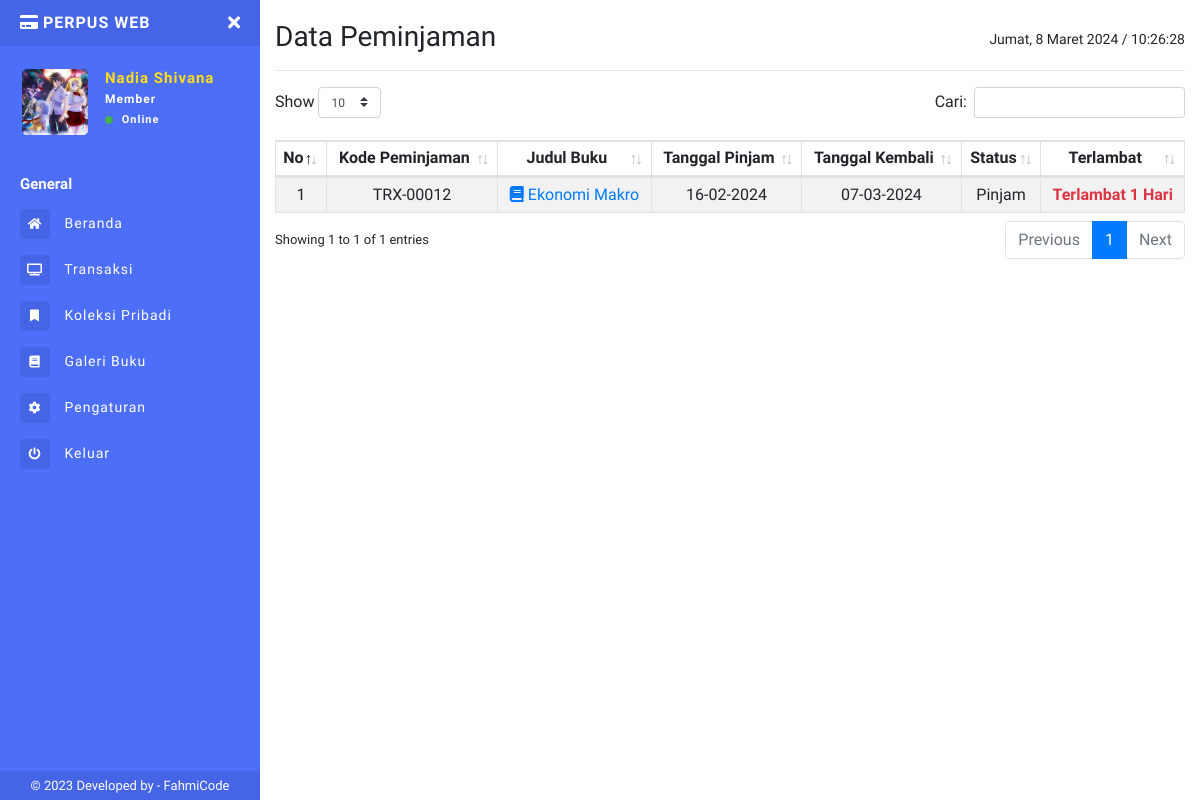
Page /user/data-pinjam.php (signed in) on the committed database.
### tables this page shows
CREATE TABLE `tb_anggota` (
  `id_anggota` char(11) NOT NULL,
  `nisn` varchar(16) NOT NULL,
  `nama` varchar(50) NOT NULL,
  `kelas` varchar(25) NOT NULL,
  `username` varchar(45) NOT NULL,
  `password` varchar(45) NOT NULL,
  `foto` varchar(50) NOT NULL,
  `created_at` timestamp NULL DEFAULT current_timestamp(),
  `updated_at` varchar(40) DEFAULT NULL,
  `status` tinyint(4) NOT NULL
);

CREATE TABLE `tb_peminjaman` (
  `id_peminjaman` char(13) NOT NULL,
  `id_buku` char(15) NOT NULL,
  `id_peminjam` char(15) NOT NULL,
  `tgl_pinjam` varchar(16) DEFAULT NULL,
  `tgl_kembali` varchar(16) DEFAULT NULL,
  `status_buku` enum('Proses','Pinjam','Kembali') NOT NULL,
  `ket` text NOT NULL
);

CREATE TABLE `tb_buku` (
  `id_buku` char(13) NOT NULL,
  `judul` varchar(50) NOT NULL,
  `penulis` varchar(50) NOT NULL,
  `penerbit` varchar(50) NOT NULL,
  `th_terbit` date DEFAULT NULL,
  `id_kategori` int(11) NOT NULL,
  `jumlah_buku` int(11) NOT NULL,
  `lokasi` varchar(25) NOT NULL,
  `gambar` varchar(50) NOT NULL,
  `created_by` int(11) NOT NULL,
  `tgl_input` date DEFAULT NULL
);

### user/data-pinjam.php (the view, shortened to what this page needs)
<?php
include 'sidebar.php';
function terlambat($tgl_dateline, $tgl_kembali)
{
  $tgl_dateline_pcs = explode("-", $tgl_dateline);
  $tgl_dateline_pcs = $tgl_dateline_pcs[2] . "-" . $tgl_dateline_pcs[1] . "-" . $tgl_dateline_pcs[0];
  $tgl_kembali_pcs = explode("-", $tgl_kembali);
  $tgl_kembali_pcs = $tgl_kembali_pcs[2] . "-" . $tgl_kembali_pcs[1] . "-" . $tgl_kembali_pcs[0];
  $selisih = strtotime($tgl_kembali_pcs) - strtotime($tgl_dateline_pcs);
  $selisih = $selisih / 86400;
  if ($selisih >= 1) {
    $hasil_tgl = floor($selisih);
  } else {
    $hasil_tgl = 0;
  }
  return $hasil_tgl;
}
?>
<h1 class="h3 mb-0">
  Data Peminjaman
  <div class="float-right">
    <p id="date_time" style="font-size: 14px; margin-top:11px"></p>
  </div>
</h1>
<hr>
<table class="table table-striped table-sm table-bordered dt-responsive nowrap text-center" id="table" width="100%">
  <thead>
    <tr>
      <th>No</th>
      <th>Kode Peminjaman</th>
      <th>Judul Buku</th>
      <th>Tanggal Pinjam</th>
      <th>Tanggal Kembali</th>
      <th>Status</th>
      <th>Terlambat</th>
    </tr>
  </thead>
  <tbody>
    <?php $no = 1;
    $peminjaman = mysqli_query($conn, "SELECT * FROM tb_peminjaman JOIN tb_buku ON tb_peminjaman.id_buku = tb_buku.id_buku JOIN tb_anggota ON tb_peminjaman.id_peminjam = tb_anggota.id_anggota WHERE tb_peminjaman.status_buku = 'Pinjam' AND tb_peminjaman.id_peminjam = '" . $_COOKIE['id'] . "'");
    while ($data = mysqli_fetch_array($peminjaman)) {
    ?>
      <tr>
        <td><?= $no++; ?></td>
        <td><?= $data['id_peminjaman']; ?></td>
        <td><a href="detail-buku.php?kd_buku=<?= $data['id_buku']; ?>"><span class="fa fa-book"></span> <?php echo $data['judul']; ?></a></td>
        <td><?= $data['tgl_pinjam']; ?></td>
        <td><?= $data['tgl_kembali']; ?></td>
        <td><?= $data['status_buku']; ?></td>
        <?php
        $tgl_dateline = $data['tgl_kembali'];
        $tgl_kembali = date('Y-m-d');
        $lambat = terlambat($tgl_dateline, $tgl_kembali);
        $pinjam = terlambat($tgl_kembali, $tgl_dateline);
        if ($lambat > 0) {
        ?>
          <td class="text-danger"><b>Terlambat <?= $lambat; ?> Hari</b></td>
        <?php } else { ?>
          <td><a href="#" class="text-success"><b>Tersisa <?= $pinjam; ?> hari lagi</b></a></td>
        <?php } ?>
      </tr>
      <?php  } ?>
  </tbody>
</table>
<?php include "footer.php" ?>

### user/sidebar.php (shortened to what this page needs)
<?php
include '../connection/koneksi.php';
$query = "SELECT * FROM tb_anggota WHERE id_anggota = '" .  $_COOKIE['id'] . "'";
$run = mysqli_query($conn, $query);
$d = mysqli_fetch_array($run);
?>
<!DOCTYPE html>
<html>
<head>
  <link rel="stylesheet" href="https://maxcdn.bootstrapcdn.com/bootstrap/4.0.0/css/bootstrap.min.css">
  <link href="../assets/css/style.css" rel="stylesheet">
  <link href="https://use.fontawesome.com/releases/v5.0.6/css/all.css" rel="stylesheet">
  <link href="../assets/vendor/datatables/dataTables.bootstrap4.min.css" rel="stylesheet">
  <link href="../assets/vendor/datatables/responsive.bootstrap4.min.css" rel="stylesheet">
</head>
<body>
  <div class="page-wrapper chiller-theme toggled">
    <nav id="sidebar" class="sidebar-wrapper">
      <div class="sidebar-content">
        <div class="sidebar-brand">
          <a href="./"><i class="fa fa-credit-card mr-1 text-uppercase"></i>Perpus web</a>
          <div id="close-sidebar">
            <i class="fas fa-times"></i>
          </div>
        </div>
        <div class="sidebar-header">
          <div class="user-pic" style="height:70px;width:70px;">
            <img class="img-responsive img-rounded" src="../uploads/profil/<?= $d['foto']; ?>" alt="User picture">
          </div>
          <div class="user-info">
            <span class="user-name"><?= $d['nama']; ?></span>
            <span class="user-role"><?= "Member" ?></span>
            <span class="user-status">
              <i class="fa fa-circle"></i>
              <span>Online</span>
            </span>
          </div>
        </div>
        <div class="sidebar-menu">
          <ul>
            <li class="header-menu">
              <span>General</span>
            </li>
            <li>
              <a href="index.php">
                <i class="fas fa-home"></i>
                <span>Beranda</span>
              </a>
            </li>
            <li>
              <a href="transaksi-peminjaman.php">
                <i class="fa fa-tv"></i>
                <span>Transaksi</span>
              </a>
            </li>
            <li>
              <a href="data-koleksi.php">
                <i class="fa fa-fw fa-bookmark"></i>
                <span>Koleksi Pribadi</span>
              </a>
            </li>
            <li>
            <li>
              <a href="galeri-buku.php">
                <i class="fa fa-book"></i>
                <span>Galeri Buku</span>
              </a>
            </li>
            <li>
              <a href="pengaturan.php">
                <i class="fa fa-cog"></i>
                <span>Pengaturan</span>
              </a>
            </li>
            <li>
              <a href="#Exit" data-toggle="modal">
                <i class="fa fa-power-off"></i>
                <span>Keluar</span>
              </a>
            </li>
          </ul>
        </div>
      </div>
      <div class="sidebar-footer">
        © 2023 Developed by - <a target="_blank" rel="noopener noreferrer" href="https://fahmi965.000webhostapp.com/Portofolio.html">
          FahmiCode</a>
      </div>
    </nav>
    <main class="page-content">
      <div class="container-fluid">
        <div class="d-block d-sm-block d-md-none d-lg-none py-2"></div>

### rows in the picture
tb_anggota: foto (picture), nama "Nadia Shivana"
tb_peminjaman: id_peminjaman "TRX-00012", id_buku.judul "Ekonomi Makro", tgl_pinjam "16-02-2024", tgl_kembali "07-03-2024", status_buku "Pinjam", tgl_kembali "1"
